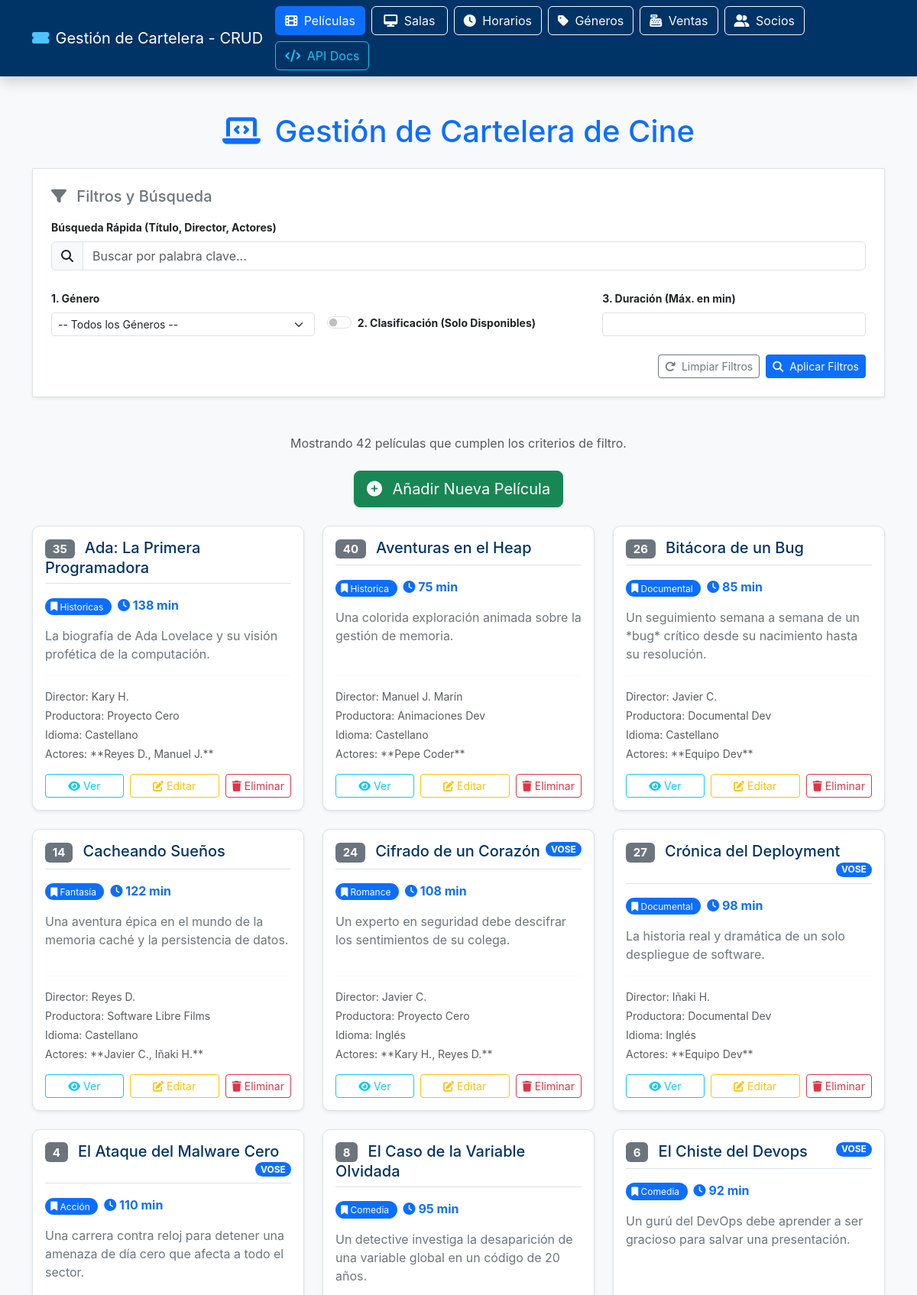
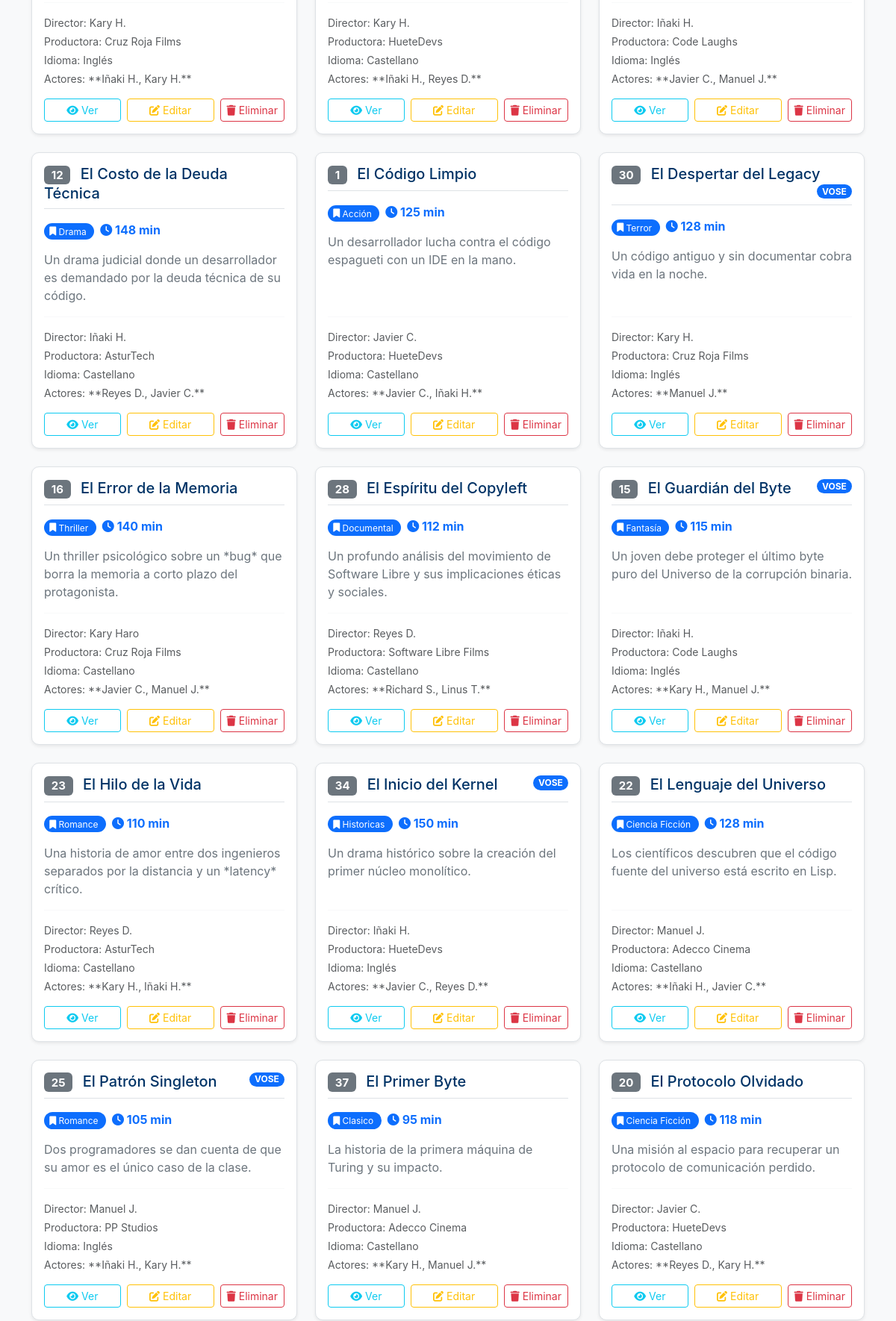
The page / (upper part) on the database its author committed (2 pictures, top to bottom).
### app/models/pelicula.py (models this page shows, shortened)
class PeliculaORM(Base):
    __tablename__ = "peliculas"
    id: Mapped[int] = mapped_column(primary_key=True, autoincrement=True)
    titulo: Mapped[str] = mapped_column(String(255), nullable=False)
    genero_id: Mapped[int] = mapped_column(ForeignKey("generos.id"), nullable=False)
    duracion: Mapped[int] = mapped_column(Integer, nullable=False) # int, no float
    disponible: Mapped[bool] = mapped_column(Boolean, default=True, nullable=False)
    director: Mapped[str | None] = mapped_column(String(100), nullable=True)
    descripcion: Mapped[str | None] = mapped_column(String(1000), nullable=True)
    trailer: Mapped[str | None] = mapped_column(String(255), nullable=True)
    productora: Mapped[str | None] = mapped_column(String(100), nullable=True)
    idioma: Mapped[str | None] = mapped_column(String(50), nullable=True)
    vose: Mapped[bool | None] = mapped_column(Boolean, nullable=True)
    actores: Mapped[list[str] | None] = mapped_column(JSON, nullable=True)
    genero: Mapped["GeneroORM"] = relationship(back_populates="peliculas")

### app/models/genero.py (models this page shows, shortened)
class GeneroORM(Base):
    __tablename__ = "generos"
    id: Mapped[int] = mapped_column(primary_key=True, autoincrement=True)
    nombre: Mapped[str] = mapped_column(String(100), nullable=False, unique=True)
    descripcion: Mapped[str | None] = mapped_column(String(500), nullable=True)
    peliculas: Mapped[List["PeliculaORM"]] = relationship(
        back_populates="genero",
        cascade="all, delete-orphan" # Opcional: si borro un género, borra sus películas
    )

### app/main.py (the view)
@app.get("/", tags=["Web UI"])
def homepage_cartelera(
    request: Request,
    db: Session = Depends(get_db),
    q: Optional[str] = Query(None),
    genero_id: Optional[str] = Query(None),
    duracion_max: Optional[str] = Query(None),
    disponible: Optional[str] = Query(None)
):
    clean_genero_id = int(genero_id) if genero_id and genero_id.isdigit() else None
    clean_duracion_max = int(duracion_max) if duracion_max and duracion_max.isdigit() else None
    filtro_disponible_bool = disponible == "True"
    peliculas = pelicula_service.get_peliculas_filtradas(
        db=db,
        query=q,
        genero_id=clean_genero_id,
        duracion_max=clean_duracion_max,
        disponible=filtro_disponible_bool
    )
    generos_disponibles = genero_service.get_all_generos(db)
    filtros_activos = {
        'q': q,
        'genero_id': clean_genero_id,
        'duracion_max': clean_duracion_max,
        'disponible': filtro_disponible_bool
    }
    return templates.TemplateResponse(
        "index.html",
        {
            "request": request,
            "titulo": "Gestión de Cartelera - CRUD",
            "peliculas": peliculas,
            "generos": generos_disponibles,
            "filtros_activos": filtros_activos
        }
    )

### templates/index.html (shortened to what this page needs)
<!DOCTYPE html>
<html lang="es">
<head>
    <link href="https://cdn.jsdelivr.net/npm/bootstrap@5.3.3/dist/css/bootstrap.min.css" rel="stylesheet"
        xintegrity="sha384-QWTKZyjpPEjISv5WaRU9OFeRpok6YctnYmDr5pNlyT2bRjXh0JMhjY6hW+ALEwIH">
    <link rel="stylesheet" href="https://cdnjs.cloudflare.com/ajax/libs/font-awesome/6.5.2/css/all.min.css"
        xintegrity="sha512-SnH5WK+bZxgPHs44uWIX+LLMDJzL3gUq73K2qI90U8v8lC6W9lJvGvE8j+N5i3F3aH8O/2p1x9h6O2A1g==" />
</head>
<body>
    <nav class="navbar navbar-expand-lg navbar-dark shadow sticky-top">
        <div class="container">
            <a class="navbar-brand d-flex align-items-center" href="/">
                <i class="fas fa-ticket-alt me-2"></i>
                {{ titulo }}
            </a>
            <div class="collapse navbar-collapse" id="navbarNav">
                <div class="d-flex flex-wrap ms-auto gap-2 py-2 py-lg-0">
                    <a href="/" class="btn btn-primary btn-entity">
                        <i class="fas fa-film me-1"></i> Películas
                    </a>
                    <a href="/salas/" class="btn btn-outline-light btn-entity">
                        <i class="fas fa-desktop me-1"></i> Salas
                    </a>
                    <a href="/horarios/" class="btn btn-outline-light btn-entity">
                        <i class="fas fa-clock me-1"></i> Horarios
                    </a>
                    <a href="/generos/gestion" class="btn btn-outline-light btn-entity">
                        <i class="fas fa-tag me-1"></i> Géneros
                    </a>
                    <a href="/ventas/" class="btn btn-outline-light btn-entity">
                        <i class="fas fa-cash-register me-1"></i> Ventas
                    </a>
                    <a href="/socios/" class="btn btn-outline-light btn-entity">
                        <i class="fas fa-user-friends me-1"></i> Socios
                    </a>
                    <a href="/docs" target="_blank" class="btn btn-outline-info btn-entity">
                        <i class="fas fa-code me-1"></i> API Docs
                    </a>
                </div>
            </div>
        </div>
    </nav>
    <main class="container my-5">
        <h1 class="text-center mb-4 text-primary-accent"><i class="fas fa-laptop-code me-2"></i> Gestión de Cartelera de Cine</h1>
        <form method="GET" action="/" class="p-4 mb-5 border rounded-lg bg-white shadow-sm">
            <h5 class="mb-3 text-secondary"><i class="fas fa-filter me-2"></i> Filtros y Búsqueda</h5>
            <div class="mb-4">
                <label for="q" class="form-label small fw-bold">Búsqueda Rápida (Título, Director, Actores)</label>
                <div class="input-group">
                    <span class="input-group-text"><i class="fas fa-search"></i></span>
                    <input type="search" class="form-control" id="q" name="q" placeholder="Buscar por palabra clave..."
                           value="{{ filtros_activos.q if filtros_activos.q else '' }}">
                </div>
            </div>
            <div class="row g-3">
                <div class="col-md-4">
                    <label for="genero_id" class="form-label small fw-bold">1. Género</label>
                    <select class="form-select form-select-sm" id="genero_id" name="genero_id">
                        <option value="">-- Todos los Géneros --</option>
                    </select>
                </div>
                <div class="col-md-4 d-flex align-items-end">
                    <div class="form-check form-switch pb-1">
                        <input class="form-check-input" type="checkbox" id="disponible" name="disponible"
                               value="True" {% if filtros_activos.disponible %}checked{% endif %}>
                        <label class="form-check-label small fw-bold" for="disponible">
                            2. Clasificación (Solo Disponibles)
                        </label>
                    </div>
                </div>
                <div class="col-md-4">
                    <label for="duracion_max" class="form-label small fw-bold">3. Duración (Máx. en min)</label>
                    <input type="number" class="form-control form-control-sm" id="duracion_max" name="duracion_max" min="0"
                           value="{{ filtros_activos.duracion_max if filtros_activos.duracion_max else '' }}">
                </div>
            </div>
            <div class="d-flex justify-content-end gap-2 mt-4">
                <a href="/" class="btn btn-outline-secondary btn-sm"><i class="fas fa-redo me-1"></i> Limpiar Filtros</a>
                <button type="submit" class="btn btn-primary btn-sm"><i class="fas fa-search me-1"></i> Aplicar Filtros</button>
            </div>
        </form>
        <p class="text-center text-muted mb-4">Mostrando {{ peliculas|length }} películas que cumplen los criterios de filtro.</p>
        <center>
            <div class="mb-4">
                <a href="/peliculas/nueva" class="btn btn-lg btn-success shadow-sm">
                    <i class="fas fa-plus-circle me-2"></i> Añadir Nueva Película
                </a>
            </div>
        </center>
        <div class="row row-cols-1 row-cols-md-2 row-cols-lg-3 g-4">
            {% for pelicula in peliculas %}
            <div class="col">
                <div class="card h-100 shadow-sm">
                    <div class="card-body d-flex flex-column">
                        <h5 class="card-title border-bottom pb-2 mb-3">
                            <span class="badge bg-secondary me-2">{{ pelicula.id }}</span>
                            {{ pelicula.titulo }}
                            {% if pelicula.vose %}
                                <span class="badge bg-primary genre-badge float-end">VOSE</span>
                            {% endif %}
                        </h5>
                        <div class="mb-3">
                            <span class="genre-badge bg-primary text-white me-2">
                                <i class="fas fa-bookmark"></i>
                                {{ pelicula.genero.nombre if pelicula.genero else 'Sin Género' }}
                            </span>
                            <span class="duration">
                                <i class="fas fa-clock"></i> {{ pelicula.duracion }} min
                            </span>
                        </div>
                        <p class="card-text text-secondary">{{ pelicula.descripcion|truncate(150) }}</p>
                        <div class="mt-auto pt-3 border-top border-light">
                            <p class="mb-1 small text-muted">Director: {{ pelicula.director if pelicula.director else 'Desconocido' }}</p>
                            <p class="mb-1 small text-muted">Productora: {{ pelicula.productora if pelicula.productora else 'N/A' }}</p>
                            <p class="mb-1 small text-muted">Idioma: {{ pelicula.idioma if pelicula.idioma else 'N/A' }}</p>
                            {% if pelicula.actores and pelicula.actores|length > 0 %}
                            <p class="mb-1 small text-muted text-truncate" title="{{ pelicula.actores|join(', ') }}">
                                Actores: **{{ pelicula.actores|join(', ') }}**
                            </p>
                            {% else %}
                            <p class="mb-1 small text-muted">Reparto: N/A</p>
                            {% endif %}
                            <div class="d-flex gap-2 mt-3">
                                <a href="/peliculas/{{ pelicula.id }}" class="btn btn-outline-info btn-sm flex-fill">
                                    <i class="fas fa-eye"></i> Ver
                                </a>
                                <a href="/peliculas/editar/{{ pelicula.id }}" class="btn btn-outline-warning btn-sm flex-fill">
                                    <i class="fas fa-edit"></i> Editar
                                </a>
                                <button type="button"
                                        class="btn btn-outline-danger btn-sm"
                                        data-bs-toggle="modal"
                                        data-bs-target="#deleteConfirmModal"
                                        data-pelicula-id="{{ pelicula.id }}"
                                        data-pelicula-titulo="{{ pelicula.titulo }}">
                                    <i class="fas fa-trash"></i> Eliminar
                                </button>
                            </div>
                        </div>
                    </div>
                </div>
            </div>
            {% endfor %}
        </div>
    </main>
</body>
</html>

### templates/index.html (style rules this page uses)
body { background-color: #f8f9fa; color: #212529; font-family: 'Inter', sans-serif; }
.navbar { background-color: #003366 !important; }
.navbar-brand i { color: #4dc3ff; }
.card { background-color: #ffffff; border: 1px solid #dee2e6; transition: transform 0.2s, box-shadow 0.2s; border-radius: 10px; box-shadow: 0 4px 8px rgba(0, 51, 102, 0.05); }
.card-title { color: #003366 !important; }
.genre-badge { font-size: 0.75rem; padding: 0.3em 0.6em; border-radius: 50px; }
.duration { font-weight: bold; color: #0d6efd; }
.text-primary-accent { color: #0d6efd !important; }
.btn-entity { white-space: nowrap; min-width: 100px; }

### rows shown on the page
PeliculaORM: id "35", titulo "Ada: La Primera Programadora", genero "Historicas", duracion "138", descripcion "La biografía de Ada Lovelace y su visión profética de la computación.", director "Kary H.", productora "Proyecto Cero", idioma "Castellano", actores "Reyes D., Manuel J."
PeliculaORM: id "40", titulo "Aventuras en el Heap", genero "Historica", duracion "75", descripcion "Una colorida exploración animada sobre la gestión de memoria.", director "Manuel J. Marín", productora "Animaciones Dev", idioma "Castellano", actores "Pepe Coder"
PeliculaORM: id "26", titulo "Bitácora de un Bug", genero "Documental", duracion "85", descripcion "Un seguimiento semana a semana de un *bug* crítico desde su nacimiento hasta su resolución.", director "Javier C.", productora "Documental Dev", idioma "Castellano", actores "Equipo Dev"
PeliculaORM: id "14", titulo "Cacheando Sueños", genero "Fantasía", duracion "122", descripcion "Una aventura épica en el mundo de la memoria caché y la persistencia de datos.", director "Reyes D.", productora "Software Libre Films", idioma "Castellano", actores "Javier C., Iñaki H."
PeliculaORM: id "24", titulo "Cifrado de un Corazón", vose "VOSE", genero "Romance", duracion "108", descripcion "Un experto en seguridad debe descifrar los sentimientos de su colega.", director "Javier C.", productora "Proyecto Cero", idioma "Inglés", actores "Kary H., Reyes D."
PeliculaORM: id "27", titulo "Crónica del Deployment", vose "VOSE", genero "Documental", duracion "98", descripcion "La historia real y dramática de un solo despliegue de software.", director "Iñaki H.", productora "Documental Dev", idioma "Inglés", actores "Equipo Dev"
PeliculaORM: id "4", titulo "El Ataque del Malware Cero", vose "VOSE", genero "Acción", duracion "110", descripcion "Una carrera contra reloj para detener una amenaza de día cero que afecta a todo el sector.", director "Kary H.", productora "Cruz Roja Films", idioma "Inglés", actores "Iñaki H., Kary H."
PeliculaORM: id "8", titulo "El Caso de la Variable Olvidada", genero "Comedia", duracion "95", descripcion "Un detective investiga la desaparición de una variable global en un código de 20 años.", director "Kary H.", productora "HueteDevs", idioma "Castellano", actores "Iñaki H., Reyes D."
PeliculaORM: id "6", titulo "El Chiste del Devops", vose "VOSE", genero "Comedia", duracion "92", descripcion "Un gurú del DevOps debe aprender a ser gracioso para salvar una presentación.", director "Iñaki H.", productora "Code Laughs", idioma "Inglés", actores "Javier C., Manuel J."
PeliculaORM: id "12", titulo "El Costo de la Deuda Técnica", genero "Drama", duracion "148", descripcion "Un drama judicial donde un desarrollador es demandado por la deuda técnica de su código.", director "Iñaki H.", productora "AsturTech", idioma "Castellano", actores "Reyes D., Javier C."
PeliculaORM: id "1", titulo "El Código Limpio", genero "Acción", duracion "125", descripcion "Un desarrollador lucha contra el código espagueti con un IDE en la mano.", director "Javier C.", productora "HueteDevs", idioma "Castellano", actores "Javier C., Iñaki H."
PeliculaORM: id "30", titulo "El Despertar del Legacy", vose "VOSE", genero "Terror", duracion "128", descripcion "Un código antiguo y sin documentar cobra vida en la noche.", director "Kary H.", productora "Cruz Roja Films", idioma "Inglés", actores "Manuel J."
PeliculaORM: id "16", titulo "El Error de la Memoria", genero "Thriller", duracion "140", descripcion "Un thriller psicológico sobre un *bug* que borra la memoria a corto plazo del protagonista.", director "Kary Haro", productora "Cruz Roja Films", idioma "Castellano", actores "Javier C., Manuel J."
PeliculaORM: id "28", titulo "El Espíritu del Copyleft", genero "Documental", duracion "112", descripcion "Un profundo análisis del movimiento de Software Libre y sus implicaciones éticas y sociales.", director "Reyes D.", productora "Software Libre Films", idioma "Castellano", actores "Richard S., Linus T."
PeliculaORM: id "15", titulo "El Guardián del Byte", vose "VOSE", genero "Fantasía", duracion "115", descripcion "Un joven debe proteger el último byte puro del Universo de la corrupción binaria.", director "Iñaki H.", productora "Code Laughs", idioma "Inglés", actores "Kary H., Manuel J."
PeliculaORM: id "23", titulo "El Hilo de la Vida", genero "Romance", duracion "110", descripcion "Una historia de amor entre dos ingenieros separados por la distancia y un *latency* crítico.", director "Reyes D.", productora "AsturTech", idioma "Castellano", actores "Kary H., Iñaki H."
PeliculaORM: id "34", titulo "El Inicio del Kernel", vose "VOSE", genero "Historicas", duracion "150", descripcion "Un drama histórico sobre la creación del primer núcleo monolítico.", director "Iñaki H.", productora "HueteDevs", idioma "Inglés", actores "Javier C., Reyes D."
PeliculaORM: id "22", titulo "El Lenguaje del Universo", genero "Ciencia Ficción", duracion "128", descripcion "Los científicos descubren que el código fuente del universo está escrito en Lisp.", director "Manuel J.", productora "Adecco Cinema", idioma "Castellano", actores "Iñaki H., Javier C."
PeliculaORM: id "25", titulo "El Patrón Singleton", vose "VOSE", genero "Romance", duracion "105", descripcion "Dos programadores se dan cuenta de que su amor es el único caso de la clase.", director "Manuel J.", productora "PP Studios", idioma "Inglés", actores "Iñaki H., Kary H."
PeliculaORM: id "37", titulo "El Primer Byte", genero "Clasico", duracion "95", descripcion "La historia de la primera máquina de Turing y su impacto.", director "Manuel J.", productora "Adecco Cinema", idioma "Castellano", actores "Kary H., Manuel J."
PeliculaORM: id "20", titulo "El Protocolo Olvidado", genero "Ciencia Ficción", duracion "118", descripcion "Una misión al espacio para recuperar un protocolo de comunicación perdido.", director "Javier C.", productora "HueteDevs", idioma "Castellano", actores "Reyes D., Kary H."

### other values the page prints
{{ titulo }} "Gestión de Cartelera - CRUD"
{{ peliculas|length }} "42"
